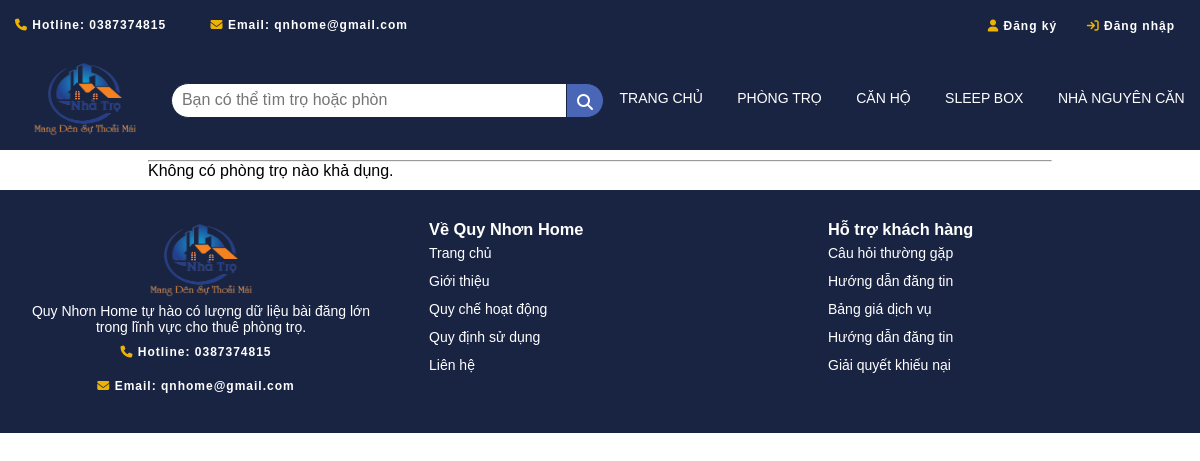
Page /trangdanhsachphongtro.php on the earlier database version.
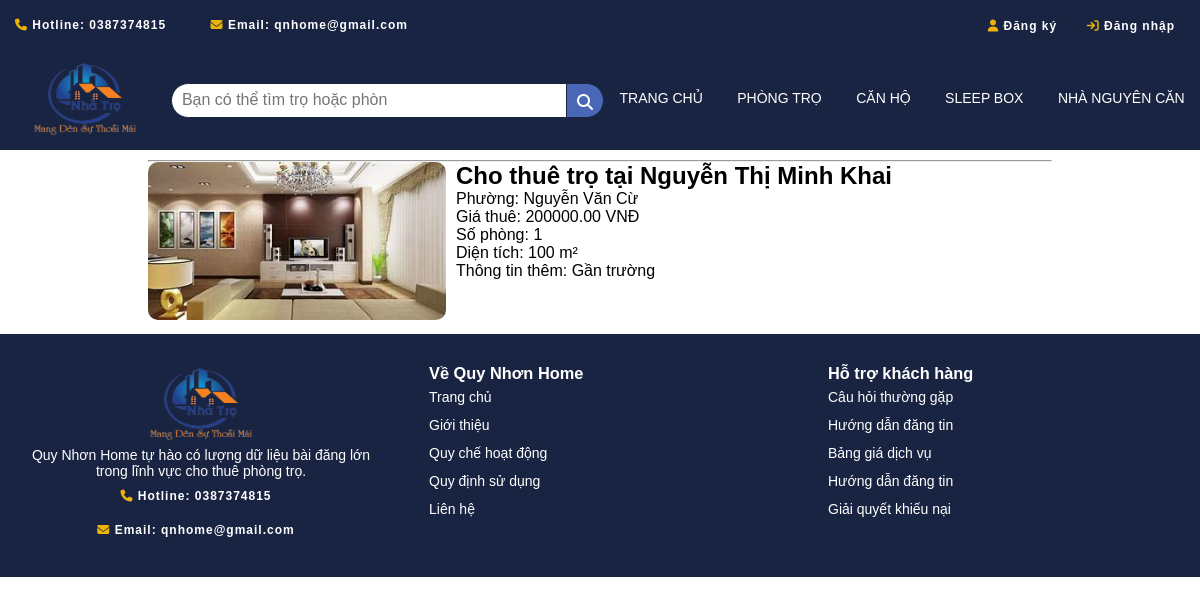
Same page on the later database version.
### tables this page shows
CREATE TABLE IF NOT EXISTS `phongtro` (
  `Id_PhongTro` int(11) NOT NULL AUTO_INCREMENT,
  `TieuDe` text DEFAULT NULL,
  `LoaiHinhChoThue` text DEFAULT NULL,
  `HinhAnh` text DEFAULT NULL,
  `DiaChiCuThe` text DEFAULT NULL,
  `Phuong` text DEFAULT NULL,
  `Gia` text DEFAULT NULL,
  `DienTich` int(11) DEFAULT NULL,
  `SoPhong` int(11) DEFAULT NULL,
  `MoTa` text DEFAULT NULL,
  `Id_DanhMuc` int(11) DEFAULT NULL,
  `Id_User` int(11) DEFAULT NULL,
  `status` enum('pending','approved','rejected') NOT NULL,
  `full_text_search_column` text GENERATED ALWAYS AS (concat_ws(' ',`TieuDe`,`Phuong`,`Gia`,`SoPhong`,`DienTich`,`MoTa`)) STORED,
  `ThoiGianDang` datetime DEFAULT NULL,
  PRIMARY KEY (`Id_PhongTro`),
  KEY `Id_DanhMuc` (`Id_DanhMuc`),
  KEY `Id_User` (`Id_User`)
);

### trangdanhsachphongtro.php (the view, shortened to what this page needs)
<!DOCTYPE html>
<html lang="en">
<head>
    <link rel="stylesheet" href="/css/trangdanhsachphongtro.css" />
    <link rel="stylesheet" href="https://cdnjs.cloudflare.com/ajax/libs/font-awesome/6.4.0/css/all.min.css" />
</head>
<body>
    <?php
    require 'layout/header.php';
    ?>
    <div class="main">
        <hr width="100%">
        <div class="thanhphan">
            <?php
            $kn = mysqli_connect("localhost", "root", "", "webtimtro") or die("Không kết nối được");
            mysqli_set_charset($kn, "utf8mb4");
            $caulenh = "SELECT phongtro.* FROM phongtro
            INNER JOIN danhmuc ON phongtro.Id_DanhMuc = danhmuc.Id_DanhMuc
            WHERE danhmuc.TenDanhMuc = 'Phòng trọ' and phongtro.status='approved'";
            $kq = mysqli_query($kn, $caulenh);
            $hasResults = false;
            while ($row = mysqli_fetch_array($kq)) {
                $hasResults = true;
                $id_pt = $row["Id_PhongTro"];
                echo "<div class='tongquat'>
                    <a href='trangphongchitiet.php?id=$id_pt'>
                        <div class='noidung'>
                            <div class='left'>
                                <img src='/process/" . $row["HinhAnh"] . "' alt='hinhanh'/>
                            </div>
                            <div class='right'>
                                <h2>" . $row["TieuDe"] . "</h2>
                                <p>Phường: " . $row["Phuong"] . "</p>
                                <p>Giá thuê: " . $row["Gia"] . " VNĐ</p>
                                <p>Số phòng: " . $row["SoPhong"] . "</p>
                                <p>Diện tích: " . $row["DienTich"] . " m²</p>
                                <p>Thông tin thêm: " . $row["MoTa"] . "</p>
                            </div>
                        </div>
                    </a>
                </div>";
            }
            if (!$hasResults) {
                echo "<p>Không có phòng trọ nào khả dụng.</p>";
            }
            echo '</div>
            </div>';
            require 'layout/footer.php';
            ?>
</body>
</html>

Differences in the rows shown:
added phongtro: HinhAnh (picture), TieuDe "Cho thuê trọ tại Nguyễn Thị Minh Khai", Phuong "Nguyễn Văn Cừ", Gia "200000.00", SoPhong "1", DienTich "100", MoTa "Gần trường"
Other differences:
text no longer shown: "Không có phòng trọ nào khả dụng."
